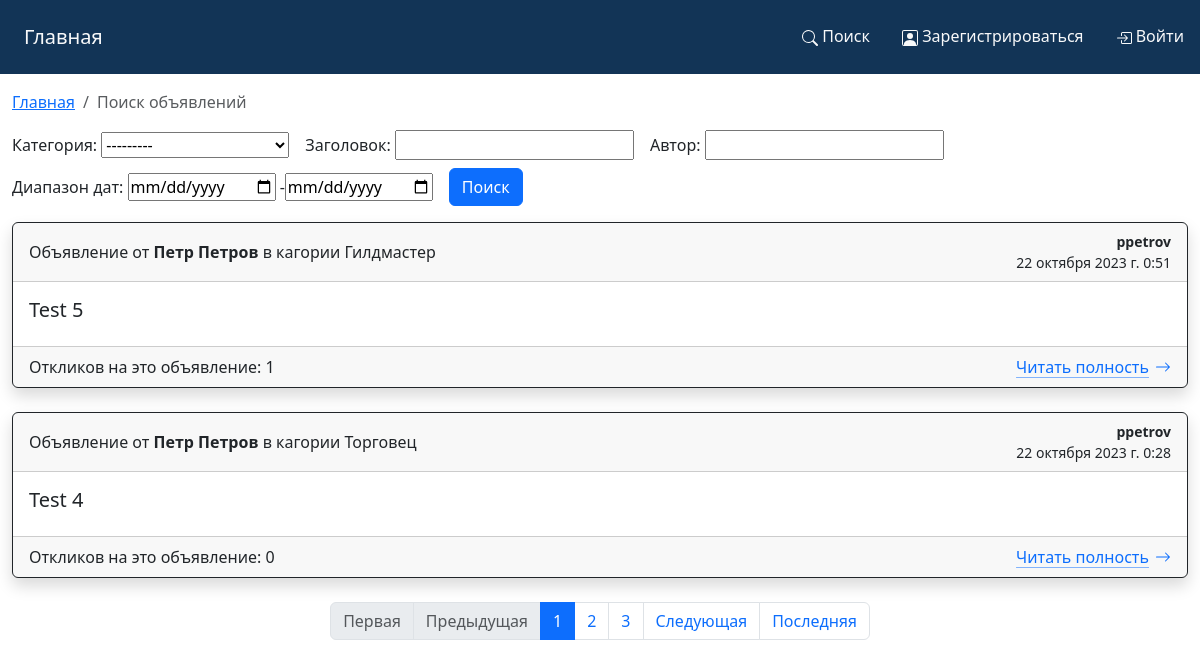
/ads_search/, run on the app's committed database.
### MessageBoard/models.py (models this page shows, shortened)
class Advertisement(models.Model):
    id = models.AutoField(
        primary_key=True,
    )
    author = models.ForeignKey(
        User,
        verbose_name='Автор объявления',
        related_name='Author_Advertisement',
        on_delete=models.CASCADE,
    )
    title = models.CharField(
        verbose_name='Заголовок объявления',
        max_length=255,
        default='',
    )
    content = RichTextUploadingField(
        verbose_name='Текст объявления',
        blank=True,
    )
    category = models.CharField(
        verbose_name='Категория',
        choices=CATEGORIES,
        max_length=12,
        default=None,
        null=True,
        blank=True,
    )
    create_date = models.DateTimeField(
        verbose_name='Дата создания объявления',
        auto_now_add=True,
        null=True,
    )
    class Meta:
        ordering = 'title',
        verbose_name = 'Объявление'
        verbose_name_plural = 'Объявления'
        managed = True

### MessageBoard/views.py (the view)
# urls.py: path('ads_search/', AdsSearchView.as_view(), name='ads_search'),
class AdsSearchView(ListView):
    model = Advertisement
    template_name = 'advertisement/search.html'
    ordering = '-create_date'
    context_object_name = 'list_ads'
    paginate_by = 2
    paginate_orphans = 1
    def get_context_data(self, **kwargs):
        context = super().get_context_data(**kwargs)
        context['filterset'] = self.filterset
        context['querydict'] = self.request.GET.dict()
        return context
    def get_queryset(self):
        queryset = super().get_queryset()
        self.filterset = AdvFilter(self.request.GET, queryset)
        return self.filterset.qs

### MessageBoard/templates/advertisement/search.html (shortened to what this page needs)
{% extends 'base.html' %}
{% load AdsBoard_filters %}
{% load AdsBoard_tags %}
{% block content %}
    <nav class="my-3" aria-label="breadcrumb">
        <ol class="breadcrumb">
            <li class="breadcrumb-item"><a href="{% url 'ads_list' %}">Главная</a></li>
            <li class="breadcrumb-item active" aria-current="page">Поиск объявлений</li>
        </ol>
    </nav>
    {% include 'advertisement/filter.html' %}
    {% include 'advertisement/ads.html' %}
    {% include 'paginator.html' %}
{% endblock content %}

### MessageBoard/templates/advertisement/ads.html
    {% for ad in list_ads %}
        <div class="shadow card border-dark mb-4">
            <div class="card-header">
                <div class="row align-items-center">
                    <div class="col-auto me-auto">
                        Объявление от <strong class="text-gray-dark">{% firstof ad.author.get_full_name ad.author.get_short_name ad.author.get_username %}</strong> в кагории {{ ad.get_category_display }}
                    </div>
                    <div class="col-auto">
                        <div class="small text-end">
                            <strong class="text-gray-dark">{{ ad.author }}</strong>
                            <span class="d-block">{{ ad.create_date }}</span>
                        </div>
                    </div>
                </div>
            </div>
            <div class="card-body">
                <h5 class="card-title">
                    {{ ad.title }}
                </h5>
            </div>
            <div class="card-footer">
                <div class="row align-items-center">
                    <div class="col-auto me-auto">
                        Откликов на это объявление: {{ ad.Advertisement_Comment.count }}
                    </div>
                    <div class="col-auto">
                        <a href="{% url 'ad_detail' ad.id %}" class="icon-link icon-link-hover ">
                            Читать полность
                            <svg xmlns="http://www.w3.org/2000/svg" width="16" height="16" fill="currentColor" class="bi bi-arrow-right" viewBox="0 0 16 16">
                                <path fill-rule="evenodd" d="M1 8a.5.5 0 0 1 .5-.5h11.793l-3.147-3.146a.5.5 0 0 1 .708-.708l4 4a.5.5 0 0 1 0 .708l-4 4a.5.5 0 0 1-.708-.708L13.293 8.5H1.5A.5.5 0 0 1 1 8z"/>
                            </svg>
                        </a>
                    </div>
                </div>
            </div>
        </div>
    {% empty %}
        <h2>
            Объявления отсутствуют.
        </h2>
    {% endfor %}

### data on the page
Advertisement: author.last_name "Петр Петров", category "Гилдмастер", author "ppetrov", create_date "22 октября 2023 г. 0:51", title "Test 5", Advertisement_Comment.count "1"
Advertisement: author.last_name "Петр Петров", category "Торговец", author "ppetrov", create_date "22 октября 2023 г. 0:28", title "Test 4", Advertisement_Comment.count "0"

### other printed values
{{ field.label }} "Категория:" "Заголовок:" "Автор:" "Диапазон дат:"
{{ num }} "1"
{{ num }} "2" "3"
